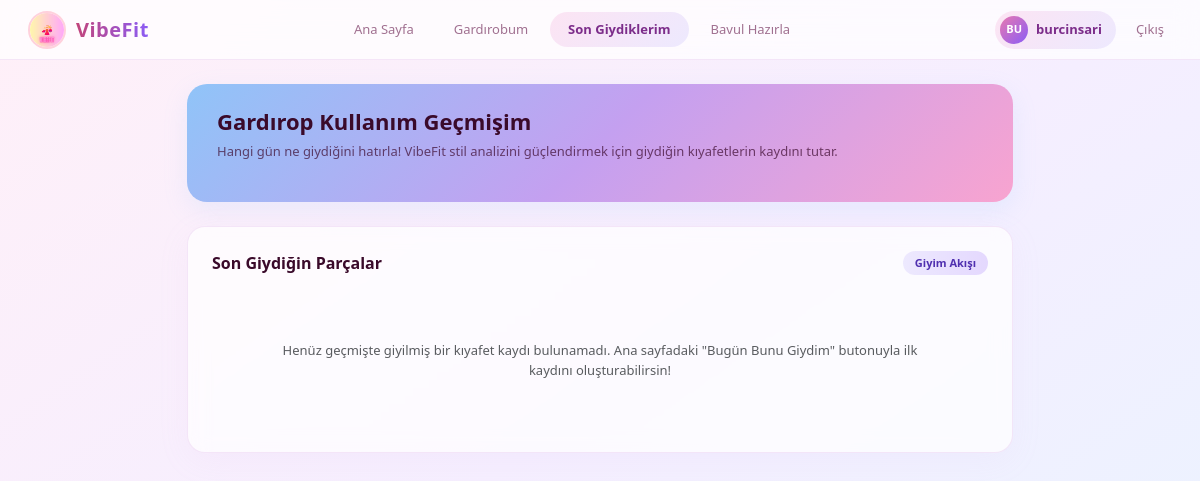
Page /history/ (signed in) on the earlier database version.
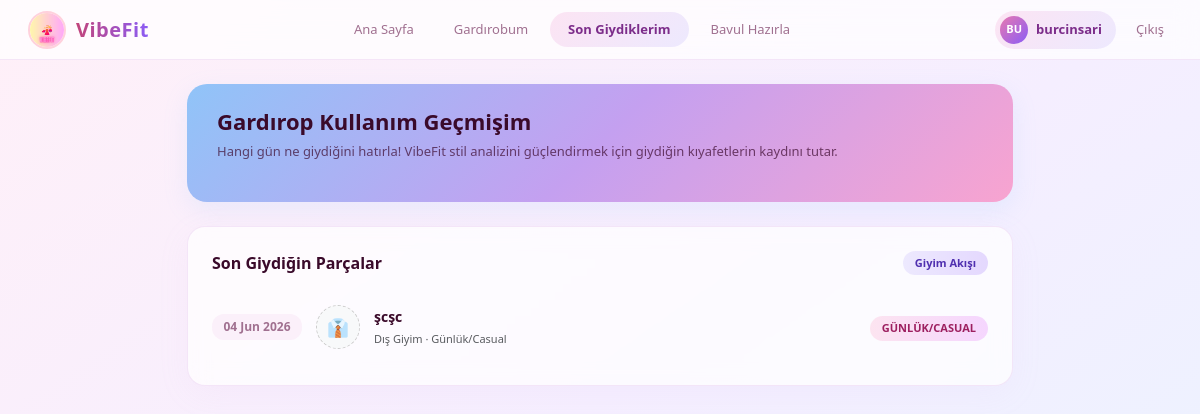
Same page on the later database version.
### core/models.py (models this page shows, shortened)
class ClothingItem(models.Model):
    CATEGORY_CHOICES = [
        ('dis', 'Dış Giyim'),
        ('ust', 'Üst Giyim'),
        ('alt', 'Alt Giyim'),
        ('ayakkabi', 'Ayakkabı'),
        ('aksesuar', 'Aksesuar'),
    ]
    STYLE_CHOICES = [
        ('spor', 'Spor'),
        ('klasik', 'Klasik'),
        ('casual', 'Günlük/Casual'),
    ]
    user = models.ForeignKey(User, on_delete=models.CASCADE)
    category = models.CharField(
        max_length=20,
        choices=CATEGORY_CHOICES,
        verbose_name="Kategori"
    )
    name = models.CharField(max_length=100, verbose_name="Kıyafet Adı")
    style = models.CharField(
        max_length=20,
        choices=STYLE_CHOICES,
        default='casual',
        verbose_name="Stil"
    )
    color = models.CharField(max_length=30, verbose_name="Renk", blank=True, null=True)
    is_clean = models.BooleanField(default=True, verbose_name="Temiz mi?")
    is_favorite = models.BooleanField(default=False, verbose_name="Favori mi?")
    is_waterproof = models.BooleanField(default=False, verbose_name="Su Geçirmez mi?")
    min_temp = models.IntegerField(default=0, verbose_name='Min Derece')
    max_temp = models.IntegerField(default=30, verbose_name='Max Derece')
    last_worn = models.DateTimeField(null=True, blank=True, verbose_name="Son Giyilme Tarihi")
    class Meta:
        verbose_name_plural = "Kıyafetler"

### core/views.py (the view)
# urls.py: path('history/', views.history_view, name='history'),  # Son giydiklerim sayfası
@login_required(login_url='login')
def history_view(request):
    history = ClothingItem.objects.filter(user=request.user, last_worn__isnull=False).order_by('-last_worn')
    return render(request, 'history.html', {'history': history})

### core/templates/history.html (shortened to what this page needs)
{% extends 'base.html' %}
{% block content %}
<div class="container" style="max-width: 850px;">
    <div class="history-banner">
        <h2>Gardırop Kullanım Geçmişim</h2>
        <p>Hangi gün ne giydiğini hatırla! VibeFit stil analizini güçlendirmek için giydiğin kıyafetlerin kaydını tutar.</p>
    </div>
    <div class="glass-card">
        <div class="gc-head">
            <span class="gc-title">Son Giydiğin Parçalar</span>
            <span class="badge-custom b-lav">Giyim Akışı</span>
        </div>
        {% for item in history %}
        <div class="hist-card-row">
            <div class="hist-date-box">
                {{ item.last_worn|date:"d M Y" }}
            </div>
            {% if item.image %}
                <img src="{{ item.image.url }}" alt="{{ item.name }}" class="rounded-circle" style="width: 44px; height: 44px; object-fit: cover; border: 2px solid #FFD1DC;">
            {% else %}
                <div class="rounded-circle bg-light d-flex align-items-center justify-content-center" style="width: 44px; height: 44px; border: 1px dashed #ccc; font-size: 1.1rem;">👔</div>
            {% endif %}
            <div class="hist-item-name">
                <div>{{ item.name }}</div>
                <small class="text-muted fw-normal" style="font-size: 11px;">{{ item.get_category_display }} · {{ item.get_style_display }}</small>
            </div>
            <div>
                <span class="badge-custom b-rose">{{ item.get_style_display|upper }}</span>
            </div>
        </div>
        {% empty %}
        <div class="text-center p-5 text-muted" style="font-size: 13px;">
            Henüz geçmişte giyilmiş bir kıyafet kaydı bulunamadı. Ana sayfadaki "Bugün Bunu Giydim" butonuyla ilk kaydını oluşturabilirsin!
        </div>
        {% endfor %}
    </div>
</div>
{% endblock %}

Differences in the rows shown:
added ClothingItem: last_worn "04 Jun 2026", name "şcşc", category "Dış Giyim", style "Günlük/Casual", style "GÜNLÜK/CASUAL"
Other differences:
text no longer shown: "Henüz geçmişte giyilmiş bir kıyafet kaydı bulunamadı. Ana sayfadaki \"Bugün Bunu Giydim\" butonuyla ilk kaydını oluşturabilirsin!"
